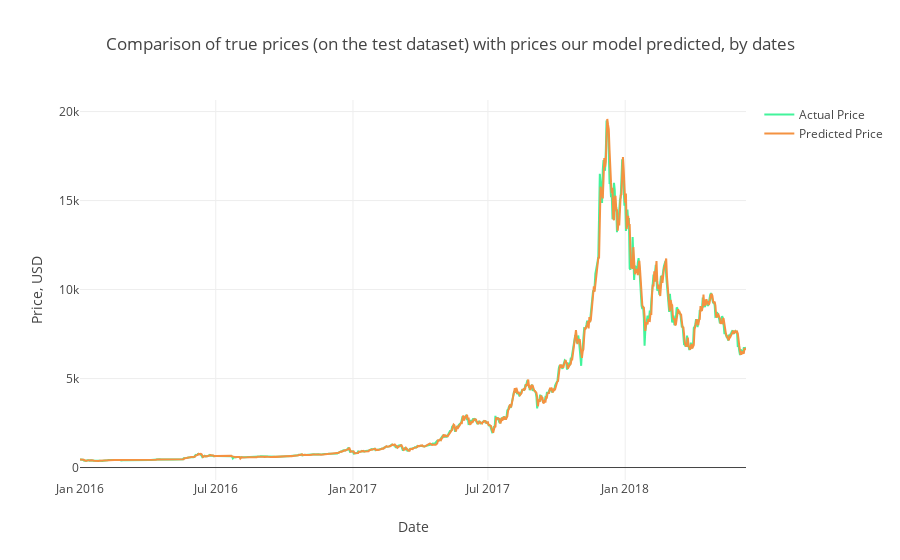

The notebook cell this image was saved under:
### Code cell
# Ahora se extrae con el formato de fechas y se traza 
Test_Dates =df_train_x['total_number_btc'].index

trace1 = go.Scatter(x=Test_Dates, y=observated, name= 'Actual Price',
                   line = dict(color = ('rgb(66, 244, 155)'),width = 2))
trace2 = go.Scatter(x=Test_Dates, y=predicted, name= 'Predicted Price',
                   line = dict(color = ('rgb(244, 146, 65)'),width = 2))
data = [trace1, trace2]
layout = dict(title = 'Comparison of true prices (on the test dataset) with prices our model predicted, by dates',
             xaxis = dict(title = 'Date'), yaxis = dict(title = 'Price, USD'))
fig = dict(data=data, layout=layout)
py.iplot(fig, filename='results_demonstrating1')

### Figure 1 — Plotly figure (JSON) as saved in the notebook; plotly's stock layout.template omitted (floating-point values rounded to 4 significant figures; data arrays with more than 128 entries replaced by an {"elided": "..."} marker saying what was removed)
{"data": [{"line": {"color": "rgb(66, 244, 155)", "width": 2}, "name": "Actual Price", "type": "scatter", "x": {"elided": "904 str values"}, "y": {"elided": "894 float values"}}, {"line": {"color": "rgb(244, 146, 65)", "width": 2}, "name": "Predicted Price", "type": "scatter", "x": {"elided": "904 str values"}, "y": {"elided": "894 float values"}}], "layout": {"title": "Comparison of true prices (on the test dataset) with prices our model predicted, by dates", "xaxis": {"title": "Date"}, "yaxis": {"title": "Price, USD"}}}
